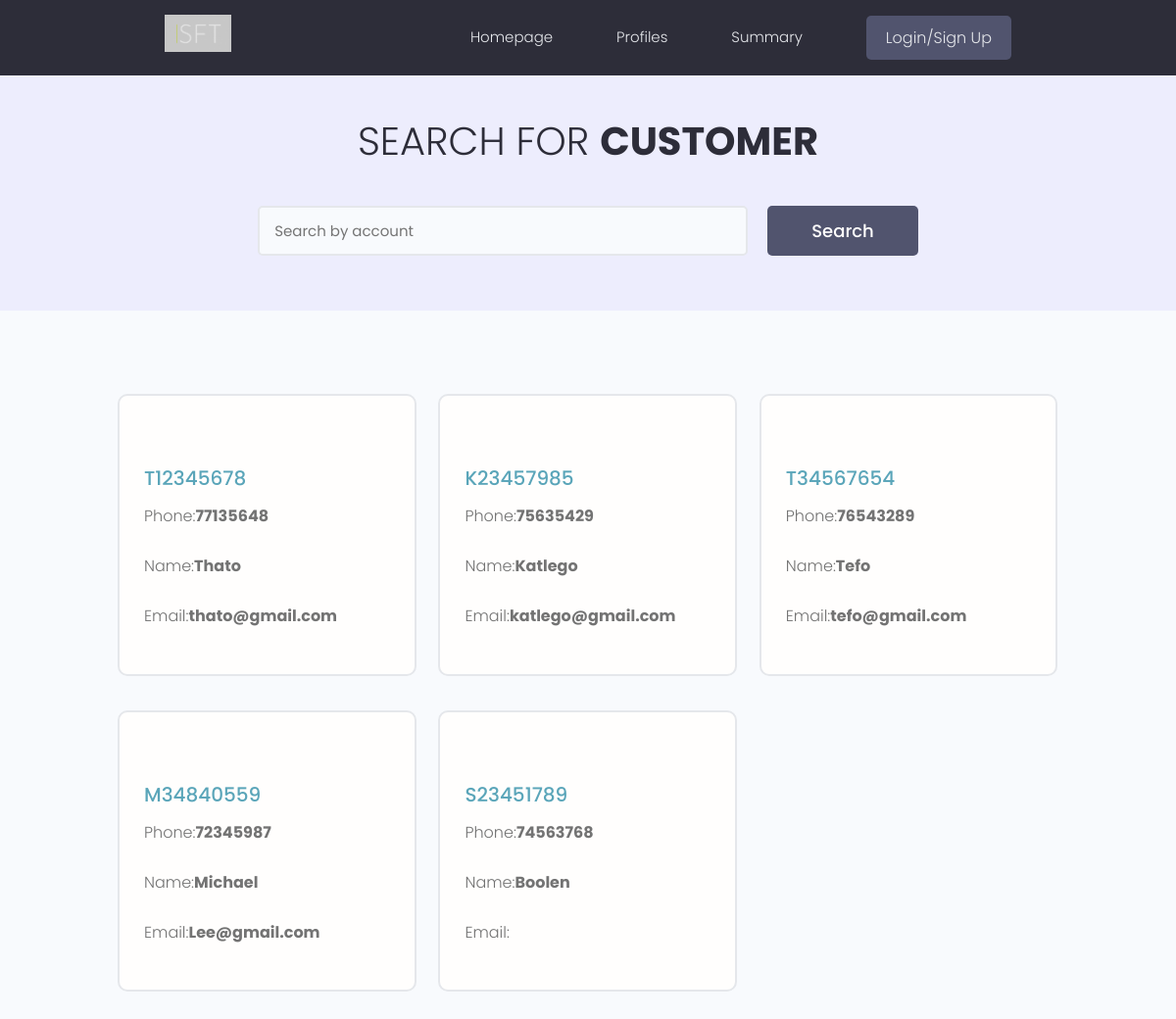
The page / on the database its author committed.
### projects/models.py (models this page shows, shortened)
class Customer(models.Model):
    owner=models.ForeignKey(Profile, null=True, blank=True, on_delete=models.SET_NULL)
    featured_image=models.ImageField(null=True, blank=True, default="defaultt.jpg")
    customer_id=models.UUIDField(default=uuid.uuid4, unique=True, primary_key=True, editable=False)
    customer_surname=models.CharField(max_length=100)
    customer_name=models.CharField(max_length=200)
    customer_phone=models.IntegerField(null=False)
    customer_email=models.EmailField(max_length=200)
    date_registered=models.DateField(auto_now_add=True)
    account=models.CharField(max_length=100, unique=True)
    password=models.CharField(max_length=100)

### projects/views.py (the view)
# urls.py: path('', views.homepage, name="homepage"),
def homepage(request):
    projects=Customer.objects.all()
    context={'projects':projects}
    return render(request, 'projects/homepage.html', context)

### projects/templates/projects/homepage.html (shortened to what this page needs)
{% extends 'main.html' %}
{% block content %}
  <main class="projects">
    <section class="hero-section text-center">
      <div class="container container--narrow">
        <div class="hero-section__box">
          <h2>Search for <span>Customer</span></h2>
        </div>
        <div class="hero-section__search">
          <form class="form" action="#" method="get">
            <div class="form__field">
              <input class="input input--text" id="formInput#search" type="text" name="text"
                placeholder="Search by account" />
            </div>
            <input class="btn btn--sub btn--lg" type="submit" value="Search" />
          </form>
        </div>
      </div>
    </section>
    <section class="projectsList">
      <div class="container">
        <div class="grid grid--three">
          {% for homepage in projects %}
          <div class="column">
            <div class="card project">
              <a href="{% url 'dataprocessing' homepage.customer_id  %}" class="project">
                <div class="card__body">
                  <h3 class="project__title"><a class="project_author" href="{% url 'dataprocessing' homepage.customer_id %}">{{homepage.account}}</a></h3>
                  <p class="project--rating">Phone:<span style="font-weight: bold;">{{homepage.customer_phone}}</span></p>
                  <p class="project--rating">Name:<span style="font-weight: bold;">{{homepage.customer_name}}</span></p>
                  <p class="project--rating">Email:<span style="font-weight: bold;">{{homepage.customer_email}}</span></p>
                </div>
              </a>
            </div>
          </div>
          {% endfor %}
        </div>
      </div>
    </section>
  </main>
{% endblock content %}

### static/styles/app.css (style rules this page uses)
:root { --color-sub: #2d2d39; }
.btn--sub { background-color: var(--color-sub-light); }
.card { border: 2px solid var(--color-light); }
.hero-section { height: 40vh; display: flex; align-items: center; background-color: var(--color-sub); }
.hero-section__box { margin-bottom: 4rem; }
.hero-section__box > h2, .hero-section__box > h2 > span { font-size: 4rem; color: var(--color-light); line-height: 1.3; text-transform: uppercase; }
.hero-section__box > h2 { font-weight: 300; }
.hero-section__box > h2 > span { font-weight: 700; }
.hero-section__search > .form { display: flex; align-items: center; justify-content: center; gap: 2rem; }
.hero-section__search > .form input.input--text { width: 50rem; }
.project--rating { margin-bottom: 1.6em; margin-top: .5em; }
.projects > .hero-section { background: var(--color-sub-lighter); height: 30vh; }
.projects .hero-section__box { margin-bottom: 2.5rem; }
.projects .hero-section__box > h2 { color: var(--color-sub); }
.projects .hero-section__box > h2 > span { font-weight: 700; color: var(--color-sub); }
.projectsList { margin-top: 8rem; }
.project__title { font-size: 2rem; font-weight: 700; color: var(--color-sub); }

### static/uikit/styles/modules/_variables.css (style rules this page uses)
:root { --color-main: #5aa5b9; --color-main-light: #e6faff; --color-sub: #3f4156; --color-sub-light: #51546e; --color-sub-lighter: #ededfd; --color-text: #737373; --color-gray: #8b8b8b; --color-light: #e5e7eb; --color-light-gray: #767676; --color-bg: #f8fafd; --color-white: #fffefd; --color-white-light: #f3f3f3; --color-success: #359e64; --color-success-bg: #def8e8; --color-error: #fc4b0b; --color-error-bg: #fff2ee; --font-base: 'Poppins', arial, helvetica, 'Segoe UI', roboto, ubuntu, sans-serif; --font-monospace: 'Fira Code', 'Courier New', courier, monospace; --font-regular: 300; --font-medium: 500; --font-bold: 700; --generic-shadow: 1px 1px 5px #00000010; --generic-transition: all 0.3s ease-in-out; }

### static/uikit/styles/modules/_base.css (style rules this page uses)
* { margin: 0; padding: 0; box-sizing: border-box; text-rendering: optimizeLegibility; color: inherit; font-size: inherit; }
html { font-size: 50%; }
@media only screen and (min-width: 480px) { html { font-size: 56.25%; } }
@media only screen and (min-width: 1200px) { html { font-size: 62.5%; } }
body { line-height: 1.6; font-weight: 400; font-size: 1.5rem; color: var(--color-text); background-color: var(--color-bg); min-height: 100vh; }

### static/uikit/styles/modules/_typography.css (style rules this page uses)
* { font-family: var(--font-base); }
h2 { font-size: 3.6rem; font-weight: var(--font-bold); }
h3 { font-size: 3.2rem; font-weight: var(--font-medium); }
p, span, strong { font-size: 1.6rem; color: var(--color-text); font-weight: var(--font-regular); }
a { padding-bottom: 2px; text-decoration: none; display: inline-block; color: var(--color-main); font-weight: var(--font-medium); }

### static/uikit/styles/modules/_utilities.css (style rules this page uses)
.container { width: 92%; max-width: 165rem; margin: 0 auto; box-sizing: border-box; }
.container--narrow { width: 92%; max-width: 120rem; }
@media screen and (min-width: 1000px) { .container { width: 90%; } }
@media screen and (min-width: 1000px) { .container--narrow { width: 85%; } }
@media screen and (min-width: 1200px) { .container { width: 80%; } }
@media screen and (min-width: 1200px) { .container--narrow { width: 72%; } }
.text-center { text-align: center; }

### static/uikit/styles/modules/_button.css (style rules this page uses)
.btn { display: inline-block; position: relative; cursor: pointer; background-color: var(--color-light); font-weight: var(--font-medium); color: var(--color-sub); text-decoration: none; padding: 1rem 2rem; border-radius: 0.5rem; border: none; width: -webkit-fit-content; width: -moz-fit-content; width: fit-content; height: -webkit-fit-content; height: -moz-fit-content; height: fit-content; font-size: 1.6rem; outline-width: 0; outline-color: transparent; -webkit-backface-visibility: hidden; backface-visibility: hidden; transition: all 0.3s ease-in-out; }
.btn--sub { background-color: var(--color-sub); color: var(--color-white); }
.btn--lg { font-size: 1.8rem; padding: 1.2rem 4.5rem; }

### static/uikit/styles/modules/_card.css (style rules this page uses)
.card { border-radius: 1rem; background-color: var(--color-white); border: 1.5px solid var(--color-light); width: auto; height: auto; margin-top: 0.5rem; margin-bottom: 0.5rem; overflow: hidden; }
.card__body, .card__header { padding: 2rem 2.5rem; }

### rows shown on the page
Customer: account "T12345678", customer_phone "77135648", customer_name "Thato", customer_email "thato@gmail.com"
Customer: account "K23457985", customer_phone "75635429", customer_name "Katlego", customer_email "katlego@gmail.com"
Customer: account "T34567654", customer_phone "76543289", customer_name "Tefo", customer_email "tefo@gmail.com"
Customer: account "M34840559", customer_phone "72345987", customer_name "Michael", customer_email "Lee@gmail.com"
Customer: account "S23451789", customer_phone "74563768", customer_name "Boolen"
